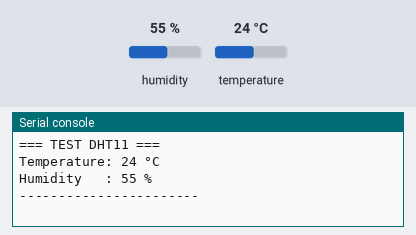
Bench run of a program on a simulated Raspberry Pi Pico running MicroPython. On the bench: the last lines printed to the serial console. The inputs (shaded band) are chosen by the test bench; at power-on: humidity 55 %, temperature 24 °C.

Above: at 1.2 s.
1.3 s: humidity set to 22 %
At 3.5 s:
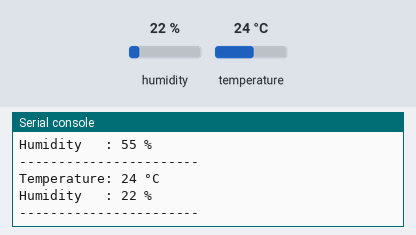
4.0 s: temperature set to 12 °C
At 4.6 s:
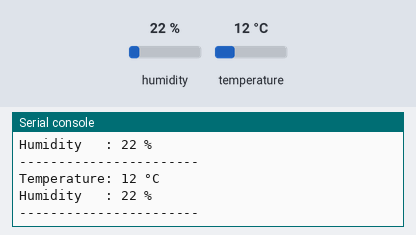
6.7 s: humidity set to 40 %
At 9.4 s:
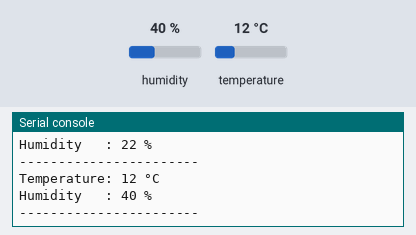
Timing chart, 0 to 10.9 s (numbered marks = the images above; inputs shaded):
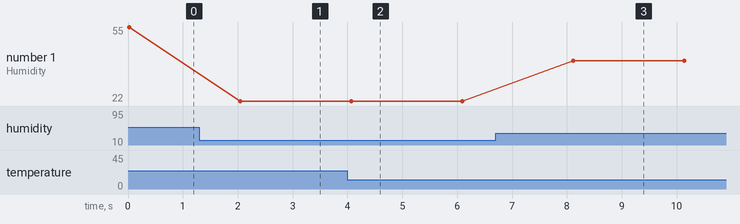

Measured:
- after the input at 1.3 s, the serial console: prints a new line after 0.75 s (image 1)
- after the input at 4.0 s, the serial console: prints a new line after 0.07 s (image 2)
- after the input at 6.7 s, the serial console: prints a new line after 1.4 s (image 3)
- plotted number 1: 55 → 22 after the input at 1.3 s, 22 → 40 after the input at 6.7 s

The program:

dht_test.py
```python
from machine import Pin
import dht
from time import sleep

# DHT11 di GP15
sensor = dht.DHT11(Pin(15))

print("=== TEST DHT11 ===")

while True:
    try:
        sensor.measure()
        temp = sensor.temperature()
        hum = sensor.humidity()

        print("Temperature: {} °C".format(temp))
        print("Humidity   : {} %".format(hum))
        print("-----------------------")

    except OSError as e:
        print("Read error:", e)

    sleep(2)
```
